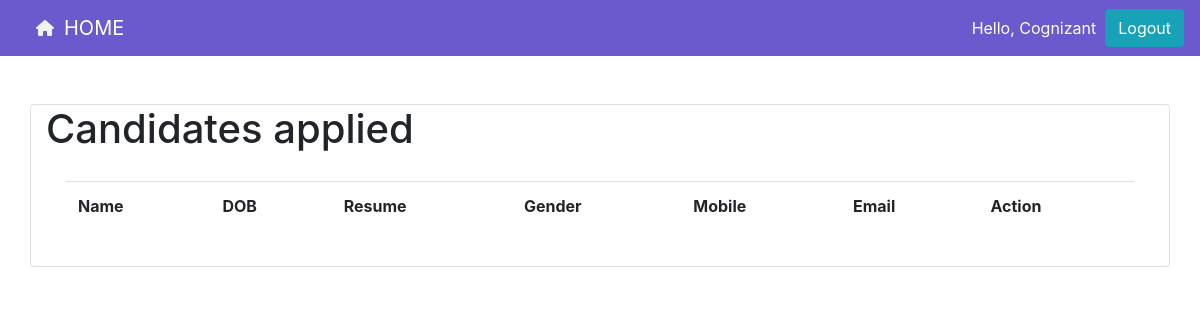
Page / (signed in) on the earlier database version.
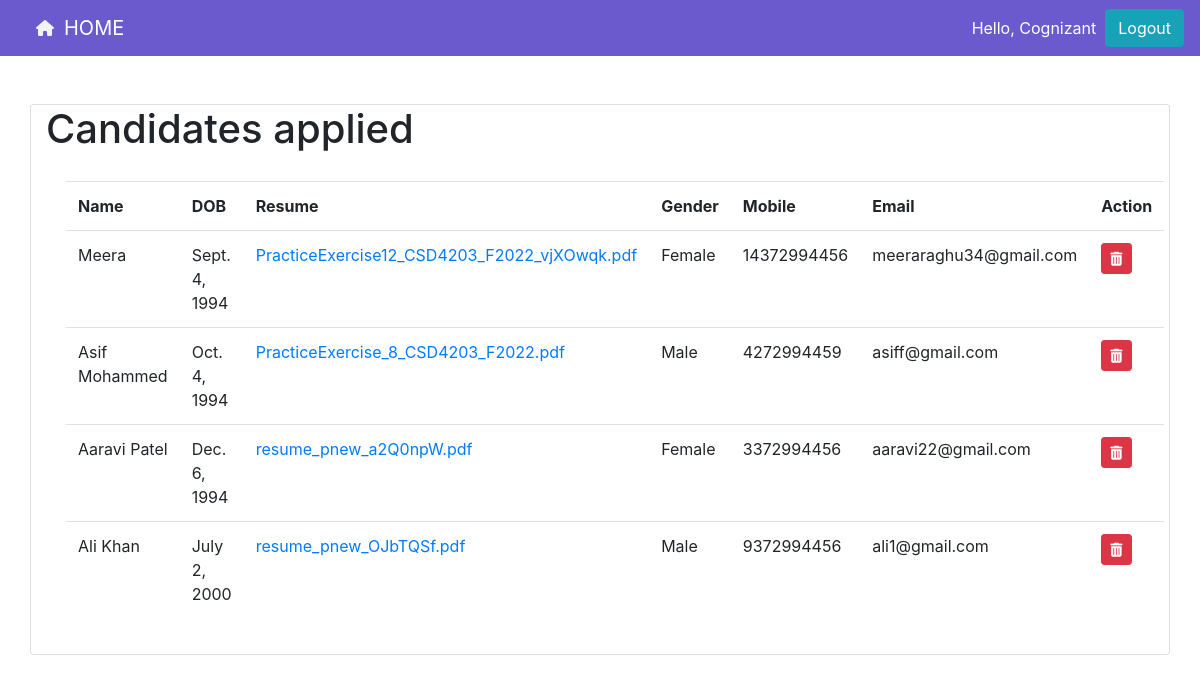
Same page on the later database version.
### JobPortal/models.py (models this page shows, shortened)
class Candidates(models.Model):
    category=(
        ('Male','male'),
        ('Female','female'),
        ('Other','other'),
    )
    name=models.CharField(max_length=200,null=True)
    dob=models.DateField(null=True)
    gender= models.CharField(max_length=200,null=True,choices=category)
    mobile= models.CharField(max_length=200,null=True)
    email= models.CharField(max_length=200,null=True)
    resume=models.FileField(null=True)
    company=models.ManyToManyField(Company,blank=True)

### JobPortal/views.py (the view, shortened to what this page needs)
# urls.py: 2. Add a URL to urlpatterns:  path('', views.home, name='home')
def home(request):
    if request.user.is_authenticated:
        candidates=Candidates.objects.filter(company__name=request.user.username)
        context={
            'candidates':candidates,
        }
        return render(request,'hr.html',context)

### JobPortal/templates/hr.html (shortened to what this page needs)
{% extends 'main.html' %}
{% load static%}
{% block content %}
<div class="container card">
    <h1>Candidates applied</h1>
    <div class="card-body">
        <table class="table table-hover">
            <tr>
                <th>Name</th>
                <th>DOB</th>
                <th>Resume</th>
                <th>Gender</th>
                <th>Mobile</th>
                <th>Email</th>
                <th>Action</th>
            </tr>
            {% for c in candidates %}
                <tr>
                    <td>{{c.name}}</td>
                    <td>{{c.dob}}</td>
                    {% if c.resume %}
                    <td><a href='{{c.resume.url}}' download >{{c.resume}}</td></a></td>
                    {% else %}
                    <td>Not submitted</td>
                    {% endif %}
                    <td>{{c.gender}}</td>
                    <td>{{c.mobile}}</td>
                    <td>{{c.email}}</td>
                    <td><a href="{% url 'delete' c.pk %}" class="btn btn-danger btn-sm"><i class="fa fa-trash"></i></a></td>
                </tr>
            {% endfor %}
        </table>
    </div>
</div>
{% endblock %}

Differences in the rows shown:
added Candidates: name "Meera", dob "Sept. 4, 1994", resume "PracticeExercise12_CSD4203_F2022_vjXOwqk.pdf", gender "Female", mobile "14372994456", email "meeraraghu34@gmail.com"
added Candidates: name "Asif Mohammed", dob "Oct. 4, 1994", resume "PracticeExercise_8_CSD4203_F2022.pdf", gender "Male", mobile "4272994459", email "asiff@gmail.com"
added Candidates: name "Aaravi Patel", dob "Dec. 6, 1994", resume "resume_pnew_a2Q0npW.pdf", gender "Female", mobile "3372994456", email "aaravi22@gmail.com"
added Candidates: name "Ali Khan", dob "July 2, 2000", resume "resume_pnew_OJbTQSf.pdf", gender "Male", mobile "9372994456", email "ali1@gmail.com"
